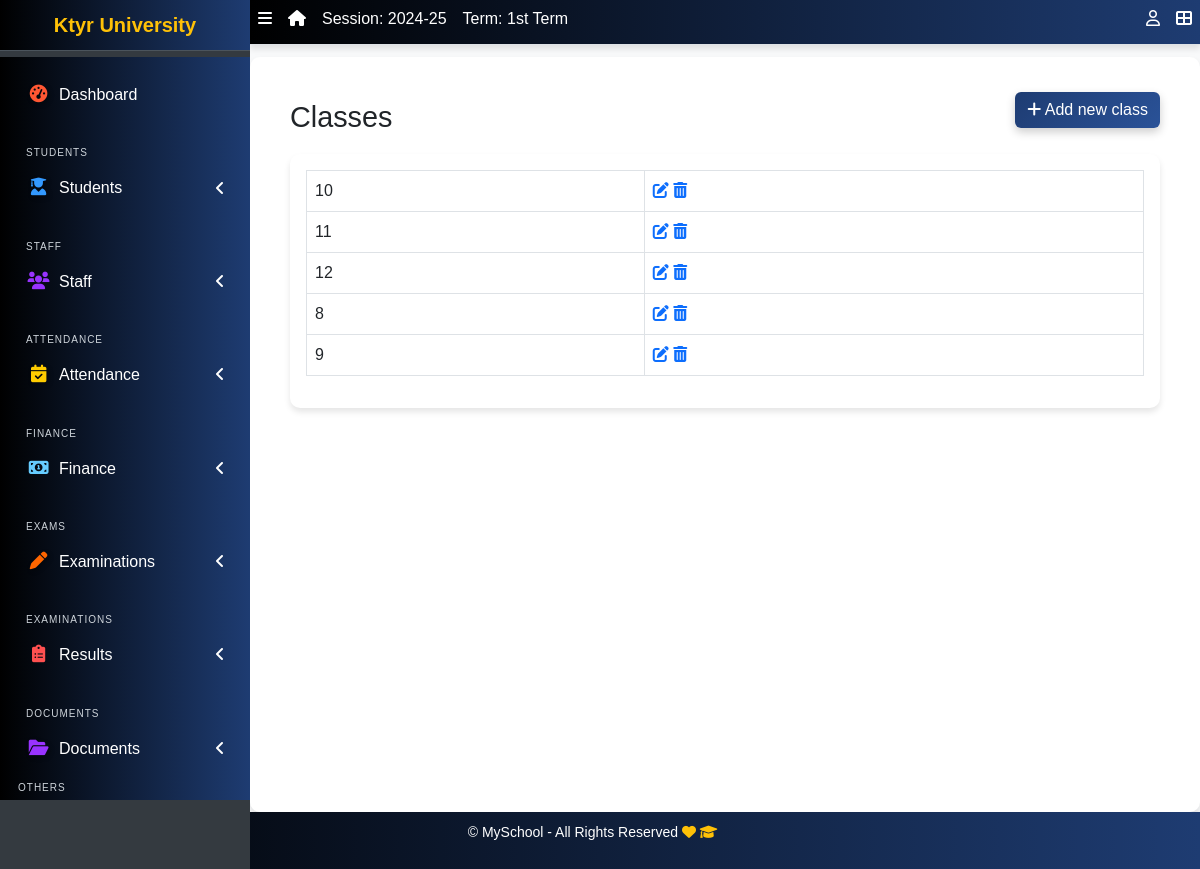
Screenshot of /class/list/ (signed in) with the database file from the repository.
### apps/corecode/models.py (models this page shows, shortened)
class AcademicSession(models.Model):
    name = models.CharField(max_length=200, unique=True)
    current = models.BooleanField(default=True)
    class Meta:
        ordering = ["-name"]

class AcademicTerm(models.Model):
    name = models.CharField(max_length=20, unique=True)
    current = models.BooleanField(default=True)
    class Meta:
        ordering = ["name"]

class CollegeProfile(models.Model):
    college_name = models.CharField(max_length=255)
    college_address = models.TextField()
    college_email = models.EmailField()
    college_phone = models.CharField(max_length=15)
    college_logo = models.ImageField(upload_to='college_logos/', blank=True, null=True)
    established_year = models.PositiveIntegerField()
    principal_name = models.CharField(max_length=255)
    college_type = models.CharField(max_length=50, choices=[
        ('Government', 'Government'),
        ('Private', 'Private'),
        ('Semi-Government', 'Semi-Government'),
    ])
    admin_email = models.EmailField()
    admin_contact = models.CharField(max_length=15)
    facebook_link = models.URLField(blank=True, null=True)
    twitter_link = models.URLField(blank=True, null=True)
    linkedin_link = models.URLField(blank=True, null=True)

class StudentClass(models.Model):
    name = models.CharField(max_length=200, unique=True)
    class Meta:
        verbose_name = "Class"
        verbose_name_plural = "Classes"
        ordering = ["name"]
    def __str__(self):
        return self.name

### apps/corecode/views.py (the view)
# urls.py: path("class/list/", ClassListView.as_view(), name="classes"),
class ClassListView(LoginRequiredMixin, SuccessMessageMixin, ListView):
    model = StudentClass
    template_name = "corecode/class_list.html"
    def get_context_data(self, **kwargs):
        context = super().get_context_data(**kwargs)
        context["form"] = StudentClassForm()
        return context

### apps/corecode/context_processors.py (called while the page is built)
def site_defaults(request):
    current_session = AcademicSession.objects.get(current=True)
    current_term = AcademicTerm.objects.get(current=True)
    vals = SiteConfig.objects.all()
    contexts = {
        "current_session": current_session.name,
        "current_term": current_term.name,
    }
    for val in vals:
        contexts[val.key] = val.value
    return contexts

def global_college_profile(request):
    try:
        profile = CollegeProfileModel.objects.first()
    except CollegeProfileModel.DoesNotExist:
        profile = None
    return {'profile': profile}

### apps/corecode/templates/corecode/class_list.html (shortened to what this page needs)
{% extends 'base.html' %}
{% load widget_tweaks %}
{% block title %}
Classes
{% endblock title %}
{% block breadcrumb %}
  <a class="btn btn-primary" href="#" data-toggle="modal" data-target="#modal1">
    <i class="fa fa-plus"></i>
    Add new class
  </a>
{% endblock breadcrumb %}
{% block content %}
  <div class="row">
    <div class="col-sm-12">
        <table class="table table-bordered">
          <tbody>
            {% for object in object_list %}
            <tr>
              <td>{{ object }}</td>
              <td><a href="{% url 'class-update' object.id %}"><i
                    class="fa fa-edit"></i></a> <a
                  href="{% url 'class-delete' object.id %}"><i
                    class="fa fa-trash-alt"></i></a></td>
            </tr>
            {% endfor %}
          </tbody>
        </table>
    </div>
  </div>
{% endblock content %}

### templates/base.html (shortened to what this page needs)
{% load static %}
<!DOCTYPE html>
<html lang="en">
<head>
  <link rel="stylesheet" href="{% static 'plugins/fontawesome-free/css/all.min.css' %}">
  <link rel="stylesheet" href="{% static 'plugins/toastr/toastr.min.css' %}">
<link rel="stylesheet" href="https://cdn.jsdelivr.net/npm/bootstrap-icons/font/bootstrap-icons.css">
  <link rel="stylesheet"
    href="{% static 'plugins/overlayScrollbars/css/OverlayScrollbars.min.css' %}">
  <link rel="stylesheet" href="{% static 'plugins/Datatables/datatables.min.css' %}" />
  <link rel="stylesheet" href="{% static 'dist/css/adminlte.min.css' %}">
  <link rel="stylesheet" href="{% static 'dist/css/style.css' %}">
  <link rel="stylesheet" href="https://cdnjs.cloudflare.com/ajax/libs/font-awesome/6.0.0-beta3/css/all.min.css">
  <link rel="stylesheet" href="https://cdn.jsdelivr.net/npm/bootstrap@5.3.0/dist/css/bootstrap.min.css">
</head>
<body
  class="hold-transition sidebar-mini layout-fixed layout-navbar-fixed layout-footer-fixed">
  <div class="wrapper">
    <nav class="main-header navbar navbar-expand navbar-dark">
      <ul class="navbar-nav">
        <li class="nav-item">
          <a class="nav-link" data-widget="pushmenu" href="#" role="button"><i
              class="fas fa-bars"></i></a>
        </li>
        <li class="nav-item d-none d-sm-inline-block">
          <a href="{% url 'home' %} " class="nav-link"><i class="fa fa-home"></i></a>
        </li>
        <li class="nav-item d-none d-sm-inline-block">
          <a href="{% url 'current-session' %}" class="nav-link">Session: {{ current_session }}</a>
        </li>
        <li class="nav-item d-none d-sm-inline-block">
          <a href="{% url 'current-session' %}" class="nav-link">Term: {{ current_term }}</a>
        </li>
      </ul>
      <ul class="navbar-nav ml-auto">
        <li class="nav-item dropdown">
          <a class="nav-link" data-toggle="dropdown" href="#">
            <i class="far fa-user"></i>
          </a>
        </li>
        <li class="nav-item">
          <a class="nav-link" data-widget="control-sidebar" data-slide="true"
            href="#" role="button"><i class="fas fa-th-large"></i></a>
        </li>
      </ul>
    </nav>
    <aside class="main-sidebar sidebar-dark-primary">
      <a href="{% url 'home' %}" class="brand-link">{{ profile.college_name | default:"MySchool" }}</a>
<div class="sidebar">
  <nav class="mt-2">
      <ul class="nav nav-pills nav-sidebar flex-column" data-widget="treeview" role="menu" data-accordion="false">
          <li class="nav-item">
              <a href="{% url 'home' %}" class="nav-link {% if request.resolver_match.url_name == 'home' %}active{% endif %}">
                  <i class="nav-icon fas fa-tachometer-alt" style="color: #ff5733; text-shadow: 2px 2px 5px rgba(0, 0, 0, 0.3);"></i>
                  <p>Dashboard</p>
              </a>
          </li>
          <li class="nav-header">Students</li>
          <li class="nav-item has-treeview  {% if request.resolver_match.url_name in 'student-list student-create student-details  ' %}menu-open{% endif %}">
              <a href="#" class="nav-link  " >
                  <i class="nav-icon fas fa-user-graduate" style="color: #3399ff; text-shadow: 2px 2px 5px rgba(0, 0, 0, 0.3);"></i>
                  <p>Students<i class="fas fa-angle-left right"></i></p>
              </a>
          </li>
          <li class="nav-header">Staff</li>
          <li class="nav-item has-treeview  {% if request.resolver_match.url_name in 'staff-list non-teaching-staffs-list' %}menu-open{% endif %}">
              <a href="#" class="nav-link">
                  <i class="nav-icon fas fa-users" style="color: #9933ff;"></i>
                  <p>Staff<i class="fas fa-angle-left right"></i></p>
              </a>
          </li>
          <li class="nav-header">Attendance</li>
            <li class="nav-item has-treeview {% if request.resolver_match.url_name in 'attendance_list' %}menu-open{% endif %}">
                <a href="#" class="nav-link">
                    <i class="nav-icon fas fa-calendar-check" style="color: #ffcc00; text-shadow: 2px 2px 5px rgba(0, 0, 0, 0.3);"></i>
                    <p>Attendance<i class="fas fa-angle-left right"></i></p>
                </a>
            </li>
          <li class="nav-header">Finance</li>
          <li class="nav-item has-treeview {% if request.resolver_match.url_name in 'invoice-list' %}menu-open{% endif %}">
              <a href="#" class="nav-link">
                  <i class="nav-icon fas fa-money-bill-alt" style="color: #66ccff;"></i>
                  <p>
                      Finance
                      <i class="fas fa-angle-left right"></i>
                  </p>
              </a>
          </li>
          <li class="nav-header">Exams</li>
          <li class="nav-item has-treeview">
              <a href="#" class="nav-link">
                  <i class="nav-icon fas fa-pen" style="color: #ff6600; text-shadow: 2px 2px 5px rgba(0, 0, 0, 0.3);"></i>
                  <p>Examinations<i class="fas fa-angle-left right"></i></p>
              </a>
          </li>
          <li class="nav-header">Examinations</li>
          <li class="nav-item has-treeview">
              <a href="#" class="nav-link">
                  <i class="nav-icon fas fa-clipboard-list" style="color: #ff5050;"></i>
                  <p>Results<i class="fas fa-angle-left right"></i></p>
              </a>
          </li>
          <li class="nav-header">Documents</li>
          <li class="nav-item has-treeview">
              <a href="#" class="nav-link">
                  <i class="nav-icon fas fa-folder-open" style="color: #9933ff; text-shadow: 2px 2px 5px rgba(0, 0, 0, 0.3);"></i>
                  <p>Documents<i class="fas fa-angle-left right"></i></p>
              </a>
          </li>
          <ul class="nav nav-pills nav-sidebar flex-column" data-widget="treeview" role="menu" data-accordion="false">
            <li class="nav-header">Others</li>
        </ul>
      </ul>
  </nav>
</div>
    </aside>
    <div class="content-wrapper">
      <section class="content-header">
        <div class="container-fluid">
          <div class="row mb-1">
            <div class="col-sm-8">
              <h1>{% block title %}{% endblock title %}</h1>
            </div>
            <div class="col-sm-4">
              <ol class="breadcrumb float-sm-right">
                <li class="breadcrumb-item">{% block breadcrumb %}{% endblock breadcrumb %}</li>
              </ol>
            </div>
          </div>
        </div>
      </section>
      <section class="content" >
        <div class="container-fluid">
          <div class="row">
            <div class="col-md-12">
              {% block fullcard %}
              <div class="card">
                <div class="card-body">
                  <div class="row">
                    <div class="col">
                      {% block content %}
                      {% endblock content %}
                    </div>
                  </div>
                </div>
              </div>
              {% endblock fullcard %}
            </div>
          </div>
        </div>
      </section>
    </div>
    <footer class="footer">
      <p>&copy; {{ site_config.schoolname | default:"MySchool" }} - All Rights Reserved
      <i class="fas fa-heart"></i>
      <i class="fas fa-graduation-cap"></i>
  </div>
</body>
</html>

### templates/base.html (style rules this page uses)
body { font-family: 'Poppins', sans-serif; background-color: #f8f9fa; }
.wrapper { display: flex; flex-direction: column; min-height: 100vh; }
.navbar { background: linear-gradient(90deg, black, #1E3C72); color: white; box-shadow: 0 4px 6px rgba(0, 0, 0, 0.1); height: 45px; display: flex; align-items: center; }
.navbar .nav-link { color: white !important; padding: 5px 10px; transition: color 0.3s ease, transform 0.3s ease; text-decoration: none; }
.sidebar { background: linear-gradient(90deg, black, #1E3C72); color: white; height: calc(100vh - 50px); width: 250px; overflow-y: auto; padding: 10px; scrollbar-width: thin; scrollbar-color: #495057 #212529; }
.sidebar .nav-link { color: white !important; padding: 8px 15px; border-radius: 5px; transition: color 0.3s ease, background 0.3s ease, transform 0.3s ease; text-decoration: none; }
.sidebar .nav-header { color: #ced4da; font-weight: lighter; margin-top: 0rem; text-transform: uppercase; letter-spacing: 1px; font-size: 10px; }
.content-wrapper { flex: 1; padding: 20px; background-color: #ffffff; border-radius: 10px; box-shadow: 0 4px 6px rgba(0, 0, 0, 0.1); }
.card { border: none; border-radius: 10px; box-shadow: 0 4px 6px rgba(0, 0, 0, 0.1); transition: transform 0.3s ease, box-shadow 0.3s ease; }
.breadcrumb { background: transparent; }
.breadcrumb-item a { color: #4e54c8; text-decoration: none; transition: color 0.3s ease; }
.footer { background: linear-gradient(90deg, black, #1E3C72); color: white; text-align: center; padding: 10px 0; font-size: 14px; display: flex; justify-content: center; align-items: center; gap: 15px; }
.footer i { color: #ffc107; transition: transform 0.3s ease; }
.brand-link { background: linear-gradient(90deg, black, #1E3C72); color: white !important; text-align: center; font-weight: bold; padding: 10px; text-decoration: none; display: block; }

### rows the page displays
AcademicSession: name "2024-25"
AcademicTerm: name "1st Term"
CollegeProfile: college_name "Ktyr University"
StudentClass: name "10"
StudentClass: name "11"
StudentClass: name "12"
StudentClass: name "8"
StudentClass: name "9"

### other values shown
{{ site_config.schoolname | default:"MySchool" }} "MySchool"
